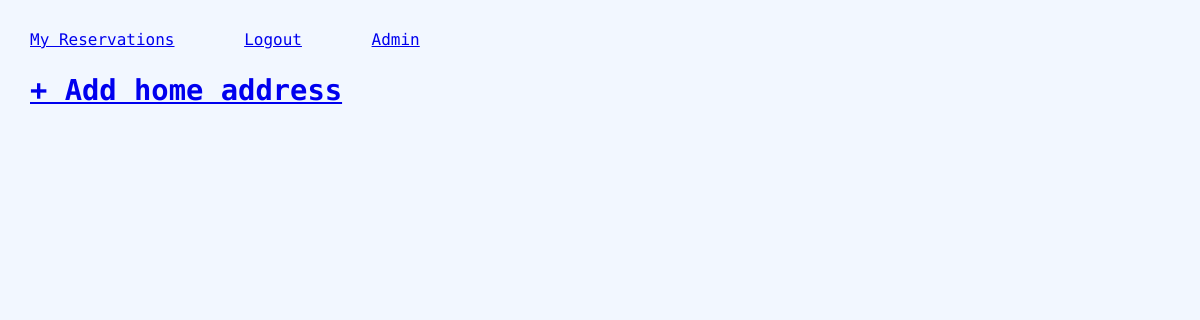
The app's page /reservations/past_res (signed in), older data.
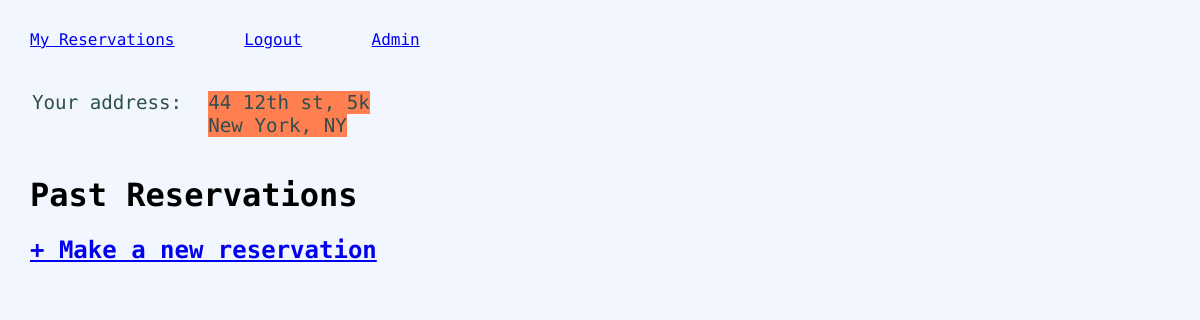
The same page, newer data.
### reservations/models.py (models this page shows)
class Address(models.Model):
    user = models.ForeignKey(USER_MODEL, related_name=("addresses"), on_delete=models.CASCADE)
    building_num = models.SmallIntegerField()
    street = models.CharField(max_length=100)
    apt_num = models.CharField(max_length=20)
    def __str__(self):
        return f'{self.building_num} {self.street}, {self.apt_num}'

### reservations/views.py (the view)
# urls.py: path("past_res", PastReservationListView, name="past"),
@login_required
def PastReservationListView(request):
    enddate = datetime.today()
    startdate = enddate - timedelta(days=365)
    if request.method == "GET":
        print(request.GET)
    context = {"reservations": Reservation.objects.filter(user=request.user, service_date_time__range=[startdate,enddate]),
    "address": Address.objects.filter(user=request.user).last()
    }
    return render(request, "reservations/past.html", context)

### reservations/templates/reservations/past.html (shortened to what this page needs)
{% extends "base.html" %}
{% block content %}
    <main>
        <div class="wrapper-address">
            {% if address %}
            <table class="table-address">
                <tr>
                    <td>Your address:</td>
                    <td><span class="address-update">{{ address }}<br> New York, NY</span></td>
                    <td><a class="button" href="{% url 'add_address' %}">Update Address</a></td>
                </tr>
            </table>
        </div>
        <h1>Past Reservations</h1>
        <h2><a href="{% url 'new_date_pick' %}">+ Make a new reservation</a><h2>
        {% else %}
        <h2><a href="{% url 'add_address' %}">+ Add home address</a><h2>
        {% endif %}
    </main>
{% endblock content %}

Row changes from the older to the newer data that the page shows:
added Address: building_num+street+apt_num "44 12th st, 5k"
Text that changed along with them:
text no longer shown: "+ Add home address"
text now shown: "Your address: New York, NY Past Reservations + Make a new reservation"
